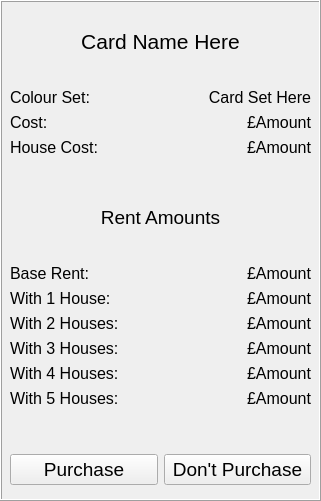
         <widget class="QFrame" name="normalCardFrame">
          <property name="geometry">
           <rect>
            <x>440</x>
            <y>400</y>
            <width>321</width>
            <height>501</height>
           </rect>
          </property>
          <property name="frameShape">
           <enum>QFrame::Box</enum>
          </property>
          <property name="frameShadow">
           <enum>QFrame::Raised</enum>
          </property>
          <widget class="QWidget" name="gridLayoutWidget_2">
           <property name="geometry">
            <rect>
             <x>10</x>
             <y>0</y>
             <width>301</width>
             <height>495</height>
            </rect>
           </property>
           <layout class="QGridLayout" name="gridLayout_5">
            <item row="2" column="0">
             <spacer name="verticalSpacer_10">
              <property name="orientation">
               <enum>Qt::Vertical</enum>
              </property>
              <property name="sizeType">
               <enum>QSizePolicy::Fixed</enum>
              </property>
              <property name="sizeHint" stdset="0">
               <size>
                <width>20</width>
                <height>40</height>
               </size>
              </property>
             </spacer>
            </item>
            <item row="3" column="0">
             <layout class="QHBoxLayout" name="horizontalLayout_6">
              <item>
               <widget class="QPushButton" name="normalCardPurchaseButton">
                <property name="font">
                 <font>
                  <pointsize>14</pointsize>
                 </font>
                </property>
                <property name="text">
                 <string>Purchase</string>
                </property>
               </widget>
              </item>
              <item>
               <widget class="QPushButton" name="normalCardNoPurchaseButton">
                <property name="font">
                 <font>
                  <pointsize>14</pointsize>
                 </font>
                </property>
                <property name="text">
                 <string>Don't Purchase</string>
                </property>
               </widget>
              </item>
             </layout>
            </item>
            <item row="4" column="0">
             <spacer name="verticalSpacer_11">
              <property name="orientation">
               <enum>Qt::Vertical</enum>
              </property>
              <property name="sizeType">
               <enum>QSizePolicy::Fixed</enum>
              </property>
              <property name="sizeHint" stdset="0">
               <size>
                <width>20</width>
                <height>10</height>
               </size>
              </property>
             </spacer>
            </item>
            <item row="1" column="0">
             <layout class="QVBoxLayout" name="normalCardVerticalLayout">
              <item>
               <widget class="QLabel" name="normalCardNameLabel">
                <property name="font">
                 <font>
                  <pointsize>16</pointsize>
                 </font>
                </property>
                <property name="text">
                 <string>Card Name Here</string>
                </property>
                <property name="alignment">
                 <set>Qt::AlignCenter</set>
                </property>
               </widget>
              </item>
              <item>
               <layout class="QFormLayout" name="normalCardBasicFormLayout">
                <item row="0" column="0">
                 <widget class="QLabel" name="normalCardColourSetLabel">
                  <property name="font">
                   <font>
                    <pointsize>12</pointsize>
                   </font>
                  </property>
                  <property name="text">
                   <string>Colour Set:</string>
                  </property>
                 </widget>
                </item>
                <item row="0" column="1">
                 <widget class="QLabel" name="normalCardColourDisplayLabel">
                  <property name="font">
                   <font>
                    <pointsize>12</pointsize>
                   </font>
                  </property>
                  <property name="text">
                   <string>Card Set Here</string>
                  </property>
                  <property name="alignment">
                   <set>Qt::AlignRight|Qt::AlignTrailing|Qt::AlignVCenter</set>
                  </property>
                 </widget>
                </item>
                <item row="1" column="0">
                 <widget class="QLabel" name="normalCardCostLabel">
                  <property name="font">
                   <font>
                    <pointsize>12</pointsize>
                   </font>
                  </property>
                  <property name="text">
                   <string>Cost:</string>
                  </property>
                 </widget>
                </item>
                <item row="1" column="1">
                 <widget class="QLabel" name="normalCardCostDisplayLabel">
                  <property name="font">
                   <font>
                    <pointsize>12</pointsize>
                   </font>
                  </property>
                  <property name="text">
                   <string>£Amount</string>
                  </property>
                  <property name="alignment">
                   <set>Qt::AlignRight|Qt::AlignTrailing|Qt::AlignVCenter</set>
                  </property>
                 </widget>
                </item>
                <item row="2" column="0">
                 <widget class="QLabel" name="normalCardHouseCostLabel">
                  <property name="font">
                   <font>
                    <pointsize>12</pointsize>
                   </font>
                  </property>
                  <property name="text">
                   <string>House Cost:</string>
                  </property>
                 </widget>
                </item>
                <item row="2" column="1">
                 <widget class="QLabel" name="normalCardHouseCostDisplayLabel">
                  <property name="font">
                   <font>
                    <pointsize>12</pointsize>
                   </font>
                  </property>
                  <property name="text">
                   <string>£Amount</string>
                  </property>
                  <property name="alignment">
                   <set>Qt::AlignRight|Qt::AlignTrailing|Qt::AlignVCenter</set>
                  </property>
                 </widget>
                </item>
               </layout>
              </item>
              <item>
               <widget class="QLabel" name="normalCardRentLabel">
                <property name="font">
                 <font>
                  <pointsize>14</pointsize>
                 </font>
                </property>
                <property name="text">
                 <string>Rent Amounts</string>
                </property>
                <property name="alignment">
                 <set>Qt::AlignCenter</set>
                </property>
               </widget>
              </item>
              <item>
               <layout class="QFormLayout" name="normalcardRentFormLayout">
                <item row="0" column="0">
                 <widget class="QLabel" name="normalCardBaseRentLabel">
                  <property name="font">
                   <font>
                    <pointsize>12</pointsize>
                   </font>
                  </property>
                  <property name="text">
                   <string>Base Rent:</string>
                  </property>
                 </widget>
                </item>
                <item row="0" column="1">
                 <widget class="QLabel" name="normalCardBaseAmountLabel">
                  <property name="font">
                   <font>
                    <pointsize>12</pointsize>
                   </font>
                  </property>
                  <property name="text">
                   <string>£Amount</string>
                  </property>
                  <property name="alignment">
                   <set>Qt::AlignRight|Qt::AlignTrailing|Qt::AlignVCenter</set>
                  </property>
                 </widget>
                </item>
                <item row="1" column="0">
                 <widget class="QLabel" name="normalCardOneLabel">
                  <property name="font">
                   <font>
                    <pointsize>12</pointsize>
                   </font>
                  </property>
                  <property name="text">
                   <string>With 1 House:</string>
                  </property>
                 </widget>
                </item>
                <item row="1" column="1">
                 <widget class="QLabel" name="normalCardOneAmountLabel">
                  <property name="font">
                   <font>
                    <pointsize>12</pointsize>
                   </font>
                  </property>
                  <property name="text">
                   <string>£Amount</string>
                  </property>
                  <property name="alignment">
                   <set>Qt::AlignRight|Qt::AlignTrailing|Qt::AlignVCenter</set>
                  </property>
                 </widget>
                </item>
                <item row="2" column="0">
                 <widget class="QLabel" name="normalCardTwoLabel">
                  <property name="font">
                   <font>
                    <pointsize>12</pointsize>
                   </font>
                  </property>
                  <property name="text">
                   <string>With 2 Houses:</string>
                  </property>
                 </widget>
                </item>
                <item row="2" column="1">
                 <widget class="QLabel" name="normalCardTwoAmountLabel">
                  <property name="font">
                   <font>
                    <pointsize>12</pointsize>
                   </font>
                  </property>
                  <property name="text">
                   <string>£Amount</string>
                  </property>
                  <property name="alignment">
                   <set>Qt::AlignRight|Qt::AlignTrailing|Qt::AlignVCenter</set>
                  </property>
                 </widget>
                </item>
                <item row="3" column="0">
                 <widget class="QLabel" name="normalCardThreeLabel">
                  <property name="font">
                   <font>
                    <pointsize>12</pointsize>
                   </font>
                  </property>
                  <property name="text">
                   <string>With 3 Houses:</string>
                  </property>
                 </widget>
                </item>
                <item row="3" column="1">
                 <widget class="QLabel" name="normalCardThreeAmountLabel">
                  <property name="font">
                   <font>
                    <pointsize>12</pointsize>
                   </font>
                  </property>
                  <property name="text">
                   <string>£Amount</string>
                  </property>
                  <property name="alignment">
                   <set>Qt::AlignRight|Qt::AlignTrailing|Qt::AlignVCenter</set>
                  </property>
                 </widget>
                </item>
                <item row="4" column="0">
                 <widget class="QLabel" name="normalCardFourLabel">
                  <property name="font">
                   <font>
                    <pointsize>12</pointsize>
                   </font>
                  </property>
                  <property name="text">
                   <string>With 4 Houses:</string>
                  </property>
                 </widget>
                </item>
                <item row="4" column="1">
                 <widget class="QLabel" name="normalCardFourAmountLabel">
                  <property name="font">
                   <font>
                    <pointsize>12</pointsize>
                   </font>
                  </property>
                  <property name="text">
                   <string>£Amount</string>
                  </property>
                  <property name="alignment">
                   <set>Qt::AlignRight|Qt::AlignTrailing|Qt::AlignVCenter</set>
                  </property>
                 </widget>
                </item>
                <item row="5" column="0">
                 <widget class="QLabel" name="normalCardFiveLabel">
                  <property name="font">
                   <font>
                    <pointsize>12</pointsize>
                   </font>
                  </property>
                  <property name="text">
                   <string>With 5 Houses:</string>
                  </property>
                 </widget>
                </item>
                <item row="5" column="1">
                 <widget class="QLabel" name="normalCardFiveAmountLabel">
                  <property name="font">
                   <font>
                    <pointsize>12</pointsize>
                   </font>
                  </property>
                  <property name="text">
                   <string>£Amount</string>
                  </property>
                  <property name="alignment">
                   <set>Qt::AlignRight|Qt::AlignTrailing|Qt::AlignVCenter</set>
                  </property>
                 </widget>
                </item>
               </layout>
              </item>
             </layout>
            </item>
           </layout>
          </widget>
         </widget>
